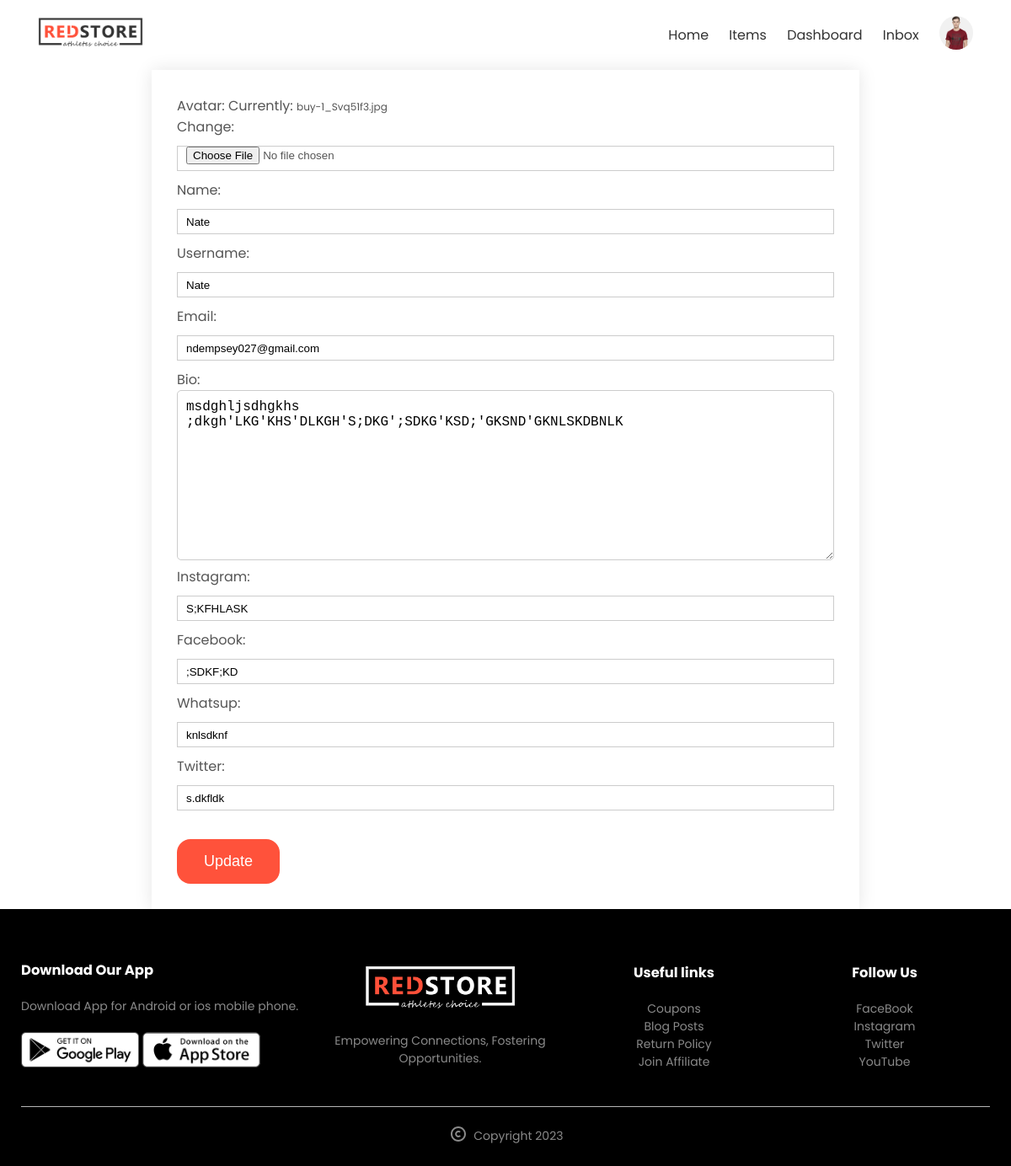
The page /edit-profile/ (signed in) on the database its author committed.
### core/models.py (models this page shows, shortened)
class User(AbstractUser):
    name = models.CharField(max_length=200, null=True)
    email = models.EmailField(unique=True, null=True)
    bio = models.TextField(null=True)
    avatar = models.ImageField(null=True, default="avatar.svg")
    instagram = models.CharField(max_length=50, blank=True)
    facebook = models.CharField(max_length=50, blank=True)
    whatsup = models.CharField(max_length=50, blank=True)
    twitter = models.CharField(max_length=50, blank=True)
    total_ratings = models.PositiveIntegerField(default=0)
    total_rating_points = models.PositiveIntegerField(default=0)
    USERNAME_FIELD = 'username'
    REQUIRED_FIELDS = ['email']

### core/views.py (the view)
# urls.py: path('edit-profile/', views.updateUser, name='edit-profile'),
@login_required
def updateUser(request):
    user = request.user
    form = UserForm(instance=user)
    if request.method == 'POST':
        form = UserForm(request.POST, request.FILES, instance=user)
        if form.is_valid():
            form.save()
            return redirect('profile', pk=user.id)
    return render(request, 'core/update-user.html', {'form': form})

### core/forms.py
class UserForm(forms.ModelForm):
    class Meta:
        model = User
        fields = ('avatar', 'name', 'username', 'email', 'bio', 'instagram', 'facebook', 'whatsup', 'twitter',)
    def __init__(self, *args, **kwargs):
        super(UserForm, self).__init__(*args, **kwargs)
        self.fields['bio'].widget.attrs.update({'class': 'form-control bio-input'})
        self.fields['username'].help_text = None

### core/templates/core/update-user.html (shortened to what this page needs)
{% extends 'core/base.html' %}
{% block content %}
<div class="user-form-ctnr">
	<form class="form" action="." method="POST" enctype="multipart/form-data">
		<div class="user-form-input">
		  {{ form.as_p }}
		</div>
		<div class="form__action">
		  <button class="item-form-btn type="submit">Update</button>
		</div>
	</form>
</div>
{% endblock %}

### core/templates/core/base.html (shortened to what this page needs)
<!DOCTYPE html>
{% load static %}
<html lang="en">
<head>
	<link rel="stylesheet" href="https://cdn.jsdelivr.net/npm/@fortawesome/fontawesome-free@6.2.1/css/fontawesome.min.css">
	<link rel="stylesheet" href="{% static 'css/style.css' %}">
</head>
<body>
	<div class="header">
		<div class="container">
			<div class="navbar">
				<div class="logo">
					<a href="{% url 'home' %}">
						<img src="{% static 'images/logo.png' %}" alt="" width="125px">
					</a>
				</div>
				<nav>
					<ul id="MenuItems">
  						<li><a href="{% url 'home' %}">Home</a></li>
						<li><a href="{% url 'products' %}">Items</a></li>
						{% if request.user.is_authenticated %}
						<li><a href="{% url 'dashboard' %}">Dashboard</a></li>
						<li><a href="{% url 'inbox' %}">Inbox</a></li>
						<li class="user-dropdown">
							<div class="user-avatar">
								<img src="{{ request.user.avatar.url }}" alt="{% static 'images/avatar.svg' %}">
							</div>
						</li>
						{% else %}
						<li><a href="{% url 'signup' %}">Join</a></li>
						<li><a href="{% url 'login' %}">Login</a></li>
						{% endif%}
					</ul>
				</nav>
			</div>
		</div>
	</div>
	{% block content %}
	{% endblock %}
	<div class="footer">
		<div class="container">
			<div class="row">
				<div class="footer-col-1">
						<h3>Download Our App</h3>
						<p>Download App for Android or ios mobile phone.</p>
						<div class="app-logo">
							<img src="{% static 'images/play-store.png' %}" alt="">
							<img src="{% static 'images/app-store.png' %}" alt="">
						</div>
				</div>
				<div class="footer-col-2">
						<img src="{% static 'images/logo-white.png' %}" alt="">
						<p>Empowering Connections, Fostering Opportunities. </p>
				</div>
				<div class="footer-col-3">
						<h3>Useful links</h3>
						<ul>
							<li>Coupons</li>
							<li>Blog Posts</li>
							<li>Return Policy</li>
							<li>Join Affiliate</li>
						</ul>
				</div>
				<div class="footer-col-4">
						<h3>Follow Us</h3>
						<ul>
							<li>FaceBook</li>
							<li>Instagram</li>
							<li>Twitter</li>
							<li>YouTube</li>
						</ul>
					</div>
				</div>
				<hr>
				<p class="copyright">
					<span>
					</span>
					Copyright 2023
				  </p>
			</div>
	</div>
	</body>
</html>

### static/css/style.css (style rules this page uses)
* { margin: 0; padding: 0; box-sizing: border-box; }
body { font-family: 'Poppins', sans-serif; }
.navbar { display: flex; align-items: center; padding: 20px; }
nav { flex: 1; text-align: right; }
nav ul { display: inline-block; list-style-type: none; }
nav ul li { display: inline-block; margin-right: 20px; }
nav ul li a { text-decoration: none; color: #333; transition: color 0.3s; }
.user-dropdown { position: relative; display: inline-block; }
.user-avatar { position: relative; margin-right: 20px; cursor: pointer; }
.user-avatar img { width: 40px; height: 40px; border-radius: 50%; position: absolute; top: 0; transform: translateY(-70%); }
a { text-decoration: none; color: #555; }
p { color: #555; }
.container { max-width: 1300px; padding-left: 25px; padding-right: 25px; margin: auto; }
.row { display: flex; flex-wrap: wrap; align-items: center; justify-content: space-around; }
.footer { background: #000; color: #8a8a8a; font-size: 14px; padding: 60px 0 20px; }
.footer p { color: #8a8a8a; }
.footer h3 { color: #fff; margin-bottom: 20px; }
.footer-col-1, .footer-col-2, .footer-col-3, .footer-col-4 { min-width: 250px; margin-bottom: 20px; }
.footer-col-1 { flex-basis: 30%; }
.footer-col-2 { flex: 1; text-align: center; }
.footer-col-2 img { width: 180px; margin-bottom: 20px; }
.footer-col-3, .footer-col-4 { flex-basis: 12%; text-align: center; }
ul { list-style-type: none; }
.app-logo { margin-top: 20px; }
.app-logo img { width: 140px; }
.footer hr { border: none; background: #b5b5b5; height: 1px; margin: 20px 0; }
.copyright { text-align: center; }
form input { width: 100%; height: 30px; margin: 10px 0; padding: 0 10px; border: 1px solid #ccc; }
form a { font-size: 12px; }
.item-form-btn { margin-top: 1.5rem; padding-top: 1rem; padding-bottom: 1rem; padding-left: 2rem; padding-right: 2rem; font-size: 1.125rem; background-color: #ff523b;; color: #FFFFFF; border-radius: 1rem; border: none; cursor: pointer; }
.form-control { width: 100%; padding: 10px; border: 1px solid #ccc; border-radius: 5px; font-size: 16px; }
.user-form-ctnr { width: 70%; margin: auto; box-shadow: 0 0 20px 0px rgba(0, 0, 0, 0.1); padding: 30px; }
.copyright span { vertical-align: middle; margin-right: 3px; }

### rows shown on the page
User: user.avatar (picture), name "Nate", username "Nate", email "ndempsey027@gmail.com", bio "msdghljsdhgkhs ;dkgh'LKG'KHS'DLKGH'S;DKG';SDKG'KSD;'GKSND'GKNLSKDBNLK", instagram "S;KFHLASK", facebook ";SDKF;KD", whatsup "knlsdknf", twitter "s.dkfldk"
